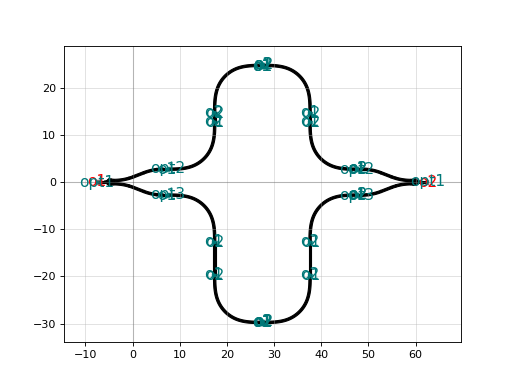

Source code (Python):
import ubcpdk

c = ubcpdk.components.mzi(delta_length=10.0, length_y=2.0, length_x=0.1, with_splitter=True, port_e1_splitter='opt2', port_e0_splitter='opt3', port_e1_combiner='opt2', port_e0_combiner='opt3', nbends=2)
c.plot()
